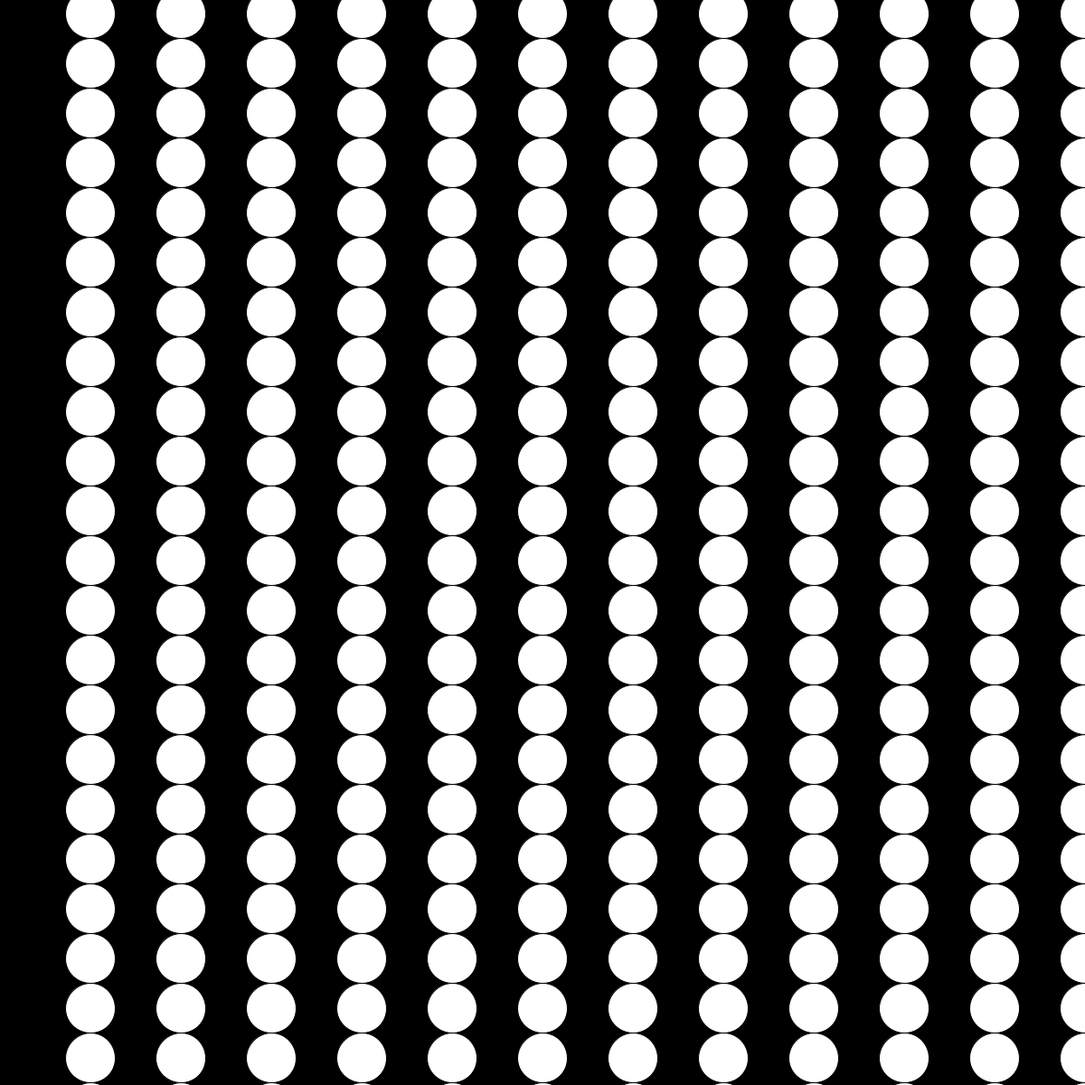
Frame 1 (no input)
Frame 60 (the mouse pressed at the canvas centre just before this capture): identical to frame 1, image omitted
Frame 120 (the mouse held since frame 60 and released just before this capture): identical to frame 1, image omitted

The Processing sketch that drew this single still picture (run headless with seeded random() and noise(); from frame 60 on, the mouse is pressed at the canvas centre):

// Processing sketch: moving_ellipses
// ── moving_ellipses.pde
void setup()
{
size(1200,1200);
smooth();

}
void draw()
{
background(0);

for (int i = 0; i < 100; i ++) {
  for (int j = 0; j < 100; j++) {
    fill(255);
    ellipse(100 +(i * 100),15+ (j* 55),55,55);
} 
}
}
